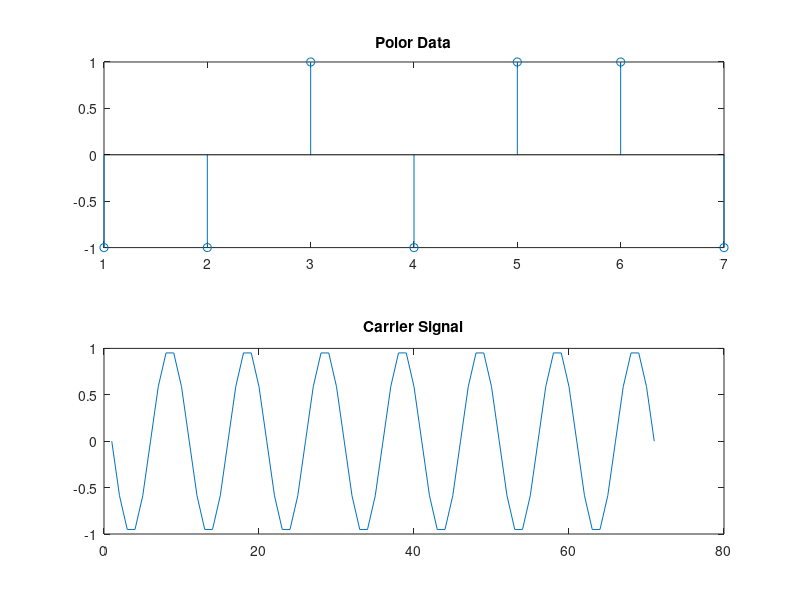
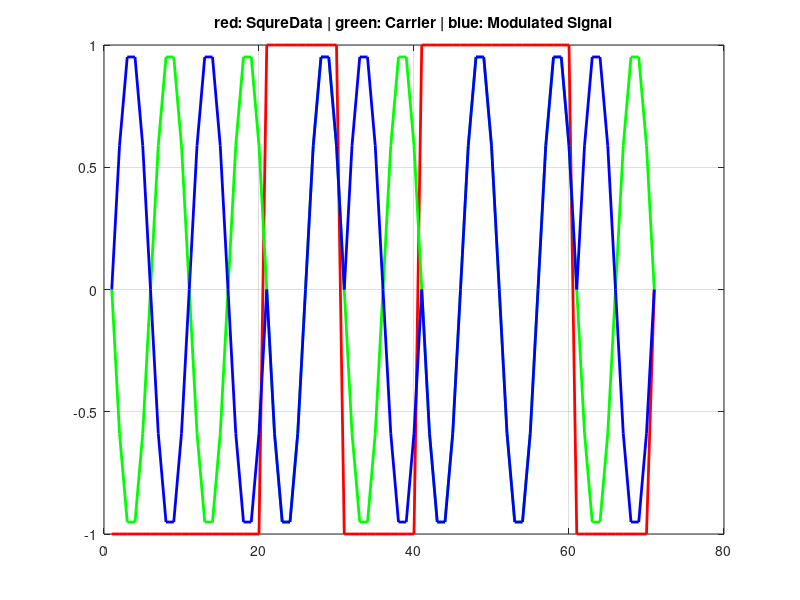
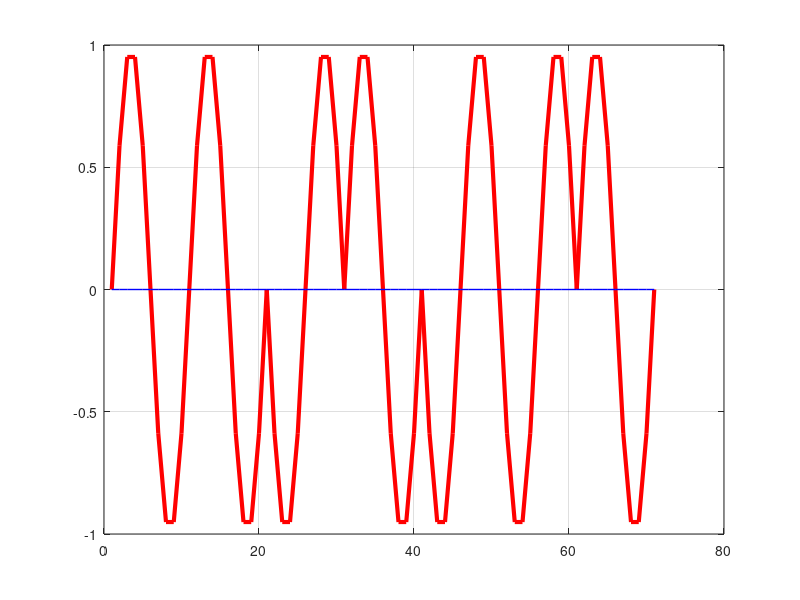
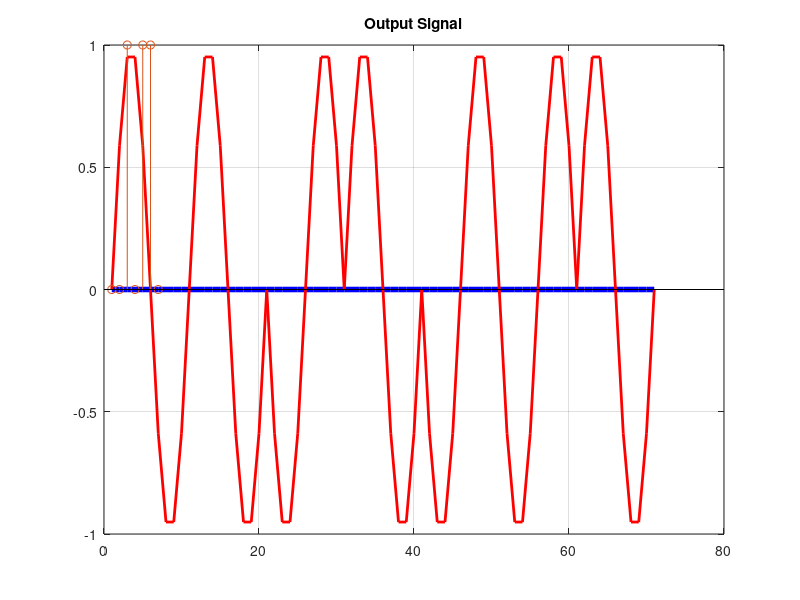

Write the MATLAB code that produced these figures, in order.
clear all;close all; clc;
load VoiceData;
data=[ 0 0 1 0 1 1 0];
pData=data*2-1;
fc=99000000;
fcs=10*fc;
Ts=1/fcs;
Tc=1/fc;
M=1;
n=M*length(data);
t=0:Ts:n*Tc;
carrier=cos(2*pi*fc*t+(pi/2));
subplot(2,1,1);
stem(pData);
title('Polor Data');
subplot(2,1,2);
plot(carrier);
title('Carrier Signal');

%% squaredata
tp=0:Ts:Tc*M;
Squaredata=zeros(1,length(data)*(length(tp)-1));
index1=1;
for i=1:length(data)
    for j=1:length(tp)-1
        Squaredata(index1)=pData(i);
        index1=index1+1;
    end
end
Squaredata=[Squaredata 0];
figure;
plot(Squaredata,'r-','LineWidth',2);
hold on;
plot(carrier,'g-','LineWidth',2);
grid on;
hold on;
%% modulate
mSig=Squaredata.*carrier;
plot(mSig,'b-','LineWidth',2);
title('red: SqureData | green: Carrier | blue: Modulated Signal');

%% channel

SNR=50;
ch=awgn(mSig,SNR,'measured');
rx=ch/(10^6);

figure;
plot(mSig,'r-','LineWidth',3);
hold on;
plot(rx,'b-','LineWidth',1);
grid on;


%% demodulate
demSig=rx.*carrier;
figure;
plot(demSig,'b-','LineWidth',4);
grid on;
hold on
plot(mSig,'r-','LineWidth',2);
%%
amp1=demSig*10;
amp2=awgn(amp1,7,'measured');
plot(demSig)
title('Noisy Signal After Demodulation')
%% decode
k=1;
rcv=zeros(1,length(data)); 
index=0;
for i=1:length(data)
   index=index+1;
    sm=0;
    for j=1:length(tp)-1
        sm=sm+ amp2(k);
        k=k+1;
    end
   
    if(sm>0)
        rcv(index)=1;
    else
        rcv(index)=0;
    end
end
stem(rcv)
title('Output Signal');
